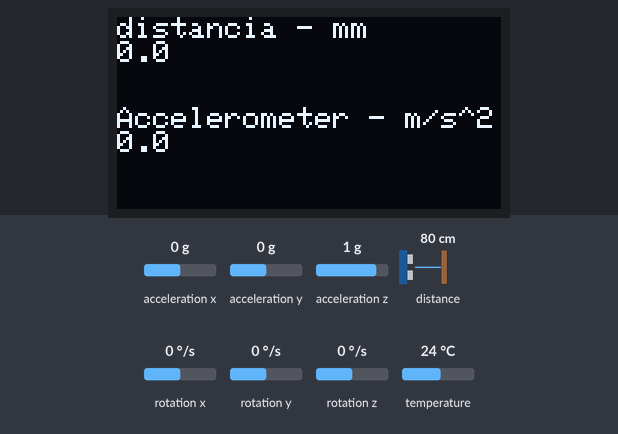
The sketch below on a simulated ESP32-S3. Shown: 128×64 one-colour display. The test bench sets the inputs (shaded band); at power-on: acceleration x 0 g, acceleration y 0 g, acceleration z 1 g, distance to the obstacle 80 cm, rotation x 0 °/s, rotation y 0 °/s, rotation z 0 °/s, temperature 24 °C. The display library's start-up logo is not drawn; what the sketch prints to the serial monitor is not drawn.

Above: at 1.3 s.
1.4 s: acceleration x set to -1.4 g
At 2.6 s:
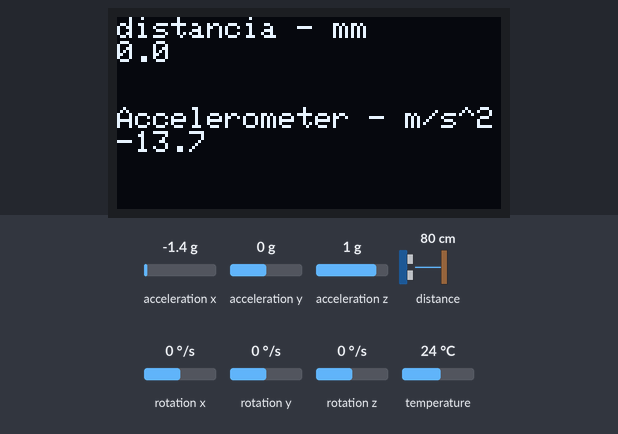
2.9 s: acceleration x set to -0.8 g
At 4.1 s:
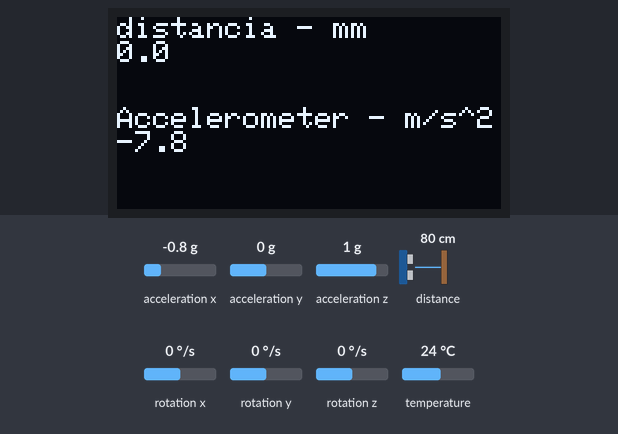
4.4 s: acceleration x set to 0.8 g
At 5.6 s:
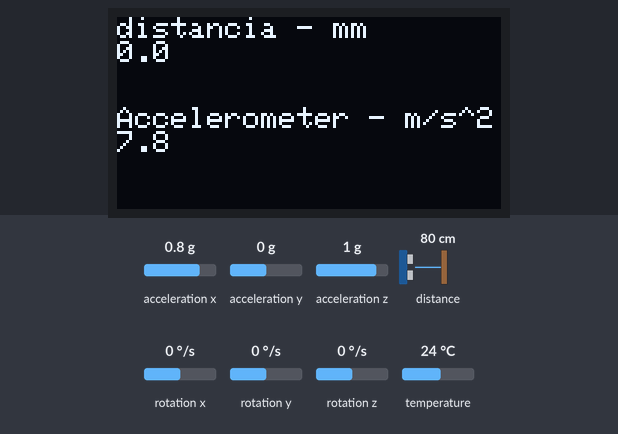
Timing chart, 0 to 7.4 s (numbered marks = the images above; inputs shaded):
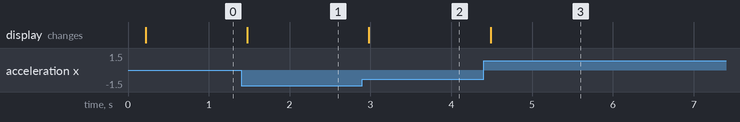

Measured:
- after the input at 1.4 s, the display: changes after 0.08 s (image 1)
- after the input at 2.9 s, the display: changes after 0.08 s (image 2)
- after the input at 4.4 s, the display: changes after 0.09 s (image 3)

The sketch:

P09_2_sensores_pantalla.ino
```cpp
#include "Adafruit_VL53L0X.h"
#include <Adafruit_MPU6050.h>
#include <Adafruit_SSD1306.h>
#include <Adafruit_Sensor.h>
#include <Wire.h>
//#include <Arduino.h>

#if CONFIG_FRERTOS_UNICORE
  static const BaseType_t app_cpu = 0;
#else
  static const BaseType_t app_cpu = 1;
#endif

// Pines I2C para el ESP32-S3 SuperMini
#define I2C_SDA 8
#define I2C_SCL 9

Adafruit_MPU6050 mpu;
Adafruit_SSD1306 display = Adafruit_SSD1306(128, 64, &Wire);

Adafruit_VL53L0X lox = Adafruit_VL53L0X();

volatile float varible_compartida;
static SemaphoreHandle_t mutex;
volatile bool id_tarea= 0;

void Sensor_distancia(void *pvParameters) {
  VL53L0X_RangingMeasurementData_t medida;
  volatile float local_var;
  while (1) {
    if(xSemaphoreTake(mutex, 100 / portTICK_PERIOD_MS) == pdTRUE){
      // Comprueba si hay una lectura lista
      lox.rangingTest(&medida, false);
      if (medida.RangeStatus!= 4 && medida.RangeMilliMeter < 8000) {
        local_var = medida.RangeMilliMeter;
        varible_compartida = local_var;
        id_tarea = 1;
      }
      else{
        local_var = -1;
        varible_compartida = local_var;
        id_tarea = 1;
      }
      xSemaphoreGive(mutex);
      vTaskDelay(1 / portTICK_PERIOD_MS);
    }
    else{
    }
    Serial.print(pcTaskGetName(NULL));
    Serial.print(" : ");
    Serial.println(varible_compartida);
    vTaskDelay(20 / portTICK_PERIOD_MS);
  }
}

void Sensor_IMU(void *pvParameters) {
  volatile float local_var;
  while (1) {
    sensors_event_t a, g, temp;
    if(xSemaphoreTake(mutex, 100 / portTICK_PERIOD_MS) == pdTRUE){
      mpu.getEvent(&a, &g, &temp);
      local_var = a.acceleration.x;
      varible_compartida = local_var;
      id_tarea = 0;
      xSemaphoreGive(mutex);
    }
    else{
    }

    Serial.print(pcTaskGetName(NULL));
    Serial.print(" : ");
    Serial.println(varible_compartida);
    vTaskDelay(25 / portTICK_PERIOD_MS);
  }
}

void pantalla(void *pvParameters) {
  volatile float copia_varible_compartida;
  volatile float copia_varible_compartida_2;

  while (1) {
    if(xSemaphoreTake(mutex, 100 / portTICK_PERIOD_MS) == pdTRUE){
      if(id_tarea == 1){
        copia_varible_compartida = varible_compartida;
      }
      else if(id_tarea == 0){
        copia_varible_compartida_2 = varible_compartida;
      }
      xSemaphoreGive(mutex);
    }
    display.clearDisplay();
    display.setCursor(0, 0);
    display.println("distancia - mm");
    display.print(copia_varible_compartida, 1);
    display.setCursor(0, 30);
    display.println("Accelerometer - m/s^2");
    display.print(copia_varible_compartida_2, 1);
    display.display();
    vTaskDelay(100 / portTICK_PERIOD_MS);
  }
}

void setup() {
  Serial.begin(115200);
  // Espera a que se abra el puerto serie (necesario en USB nativo del ESP32-S3)
  while (!Serial) {
    delay(1);
  }
  // 1. Inicializa primero tu bus I2C personalizado
  Wire.begin(I2C_SDA, I2C_SCL);
  Wire.setClock(100000);
  mutex= xSemaphoreCreateMutex();
  // 2. CORRECCIÓN: Le pasamos la dirección por defecto (0x29) y falsos/verdaderos para debug,
  // pero lo importante es pasarle la referencia &Wire que ya tiene configurados tus pines 8 y 9.
  if (!lox.begin(0x29, false, &Wire)) {
    Serial.println(F("Failed to boot VL53L0X"));
    while(1);
  }
  if (!mpu.begin()) {
    Serial.println("Sensor init failed");
    while (1)
      yield();
  }

  // SSD1306_SWITCHCAPVCC = generate display voltage from 3.3V internally
  if (!display.begin(SSD1306_SWITCHCAPVCC, 0x3C)) { // Address 0x3C for 128x32
    Serial.println(F("SSD1306 allocation failed"));
    for (;;)
      ; // Don't proceed, loop forever
  }
  display.display();
  //vTaskDelay(500 / portTICK_PERIOD_MS);
  display.setTextSize(1);
  display.setTextColor(WHITE);
  display.setRotation(0);

  // Inicia la medición continua
  //lox.startRangeContinuous();
  delay(100);
  //vTaskDelay(1000 / portTICK_PERIOD_MS);
  Serial.println("----------codigo inicio-----------");


  xTaskCreatePinnedToCore(Sensor_distancia, "distancia", 4096, NULL, 1, NULL,app_cpu);
  xTaskCreatePinnedToCore(Sensor_IMU, "IMU", 4096, NULL, 1, NULL,app_cpu);
  xTaskCreatePinnedToCore(pantalla, "pantalla oled", 4096, NULL, 2, NULL,app_cpu);
  //vTaskStartScheduler();
}

void loop() {
}
```
